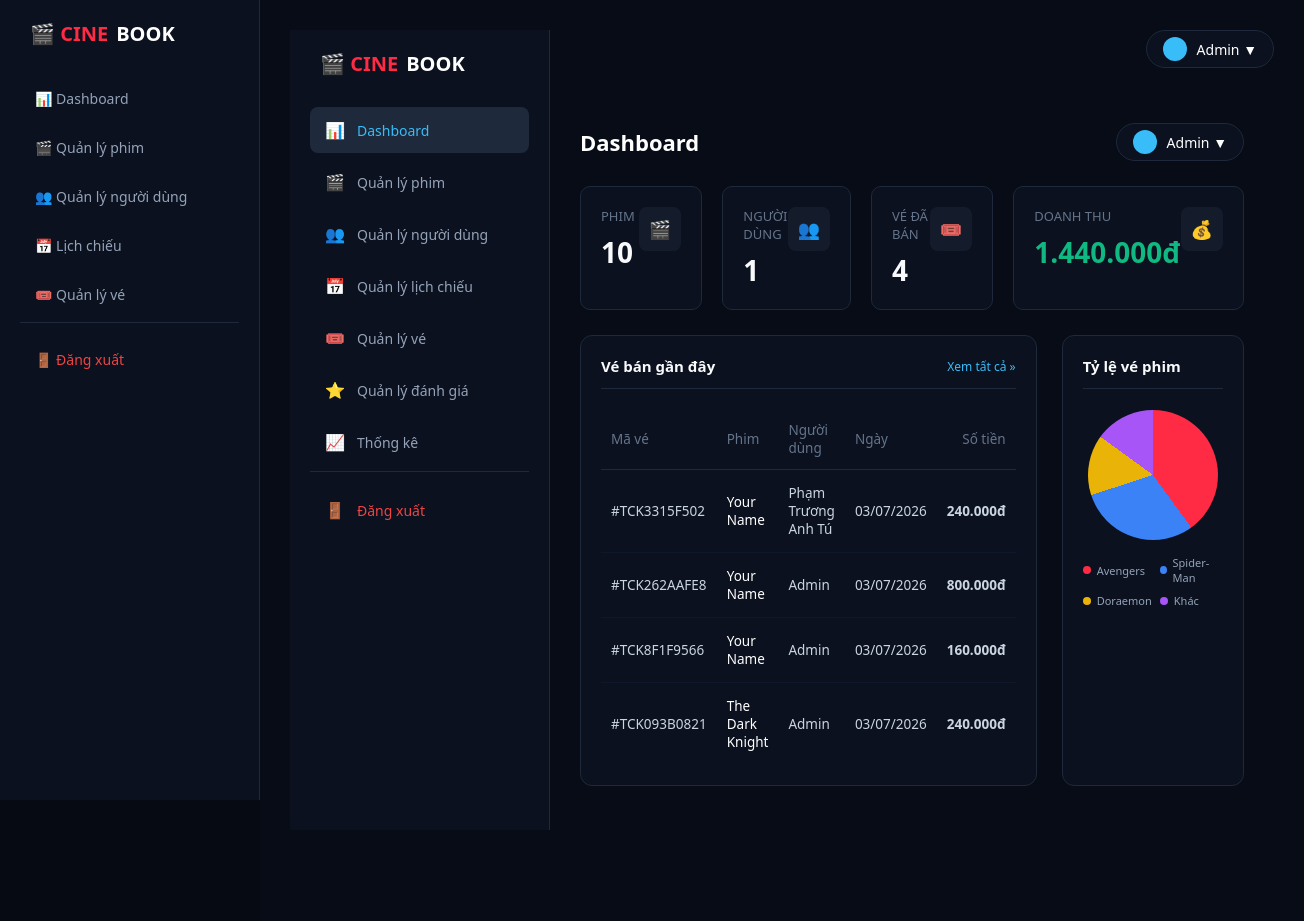
Screenshot of /account/admin/dashboard.php with the database file from the repository.
### tables this page shows
CREATE TABLE `bookings` (
  `id` int(11) NOT NULL,
  `user_id` int(11) NOT NULL,
  `showtime_id` int(11) NOT NULL,
  `total_price` decimal(10,2) NOT NULL,
  `status` enum('pending','paid','cancelled') DEFAULT 'pending',
  `created_at` timestamp NOT NULL DEFAULT current_timestamp(),
  `ticket_code` varchar(50) DEFAULT NULL
);

CREATE TABLE `movies` (
  `id` int(11) NOT NULL,
  `title` varchar(255) NOT NULL,
  `description` text DEFAULT NULL,
  `image` varchar(255) DEFAULT NULL,
  `video` varchar(255) DEFAULT NULL,
  `year` year(4) DEFAULT NULL,
  `category` varchar(100) DEFAULT NULL,
  `views` int(11) DEFAULT 0,
  `created_at` timestamp NOT NULL DEFAULT current_timestamp()
);

CREATE TABLE `users` (
  `id` int(11) NOT NULL,
  `fullname` varchar(255) NOT NULL,
  `username` varchar(100) NOT NULL,
  `email` varchar(255) NOT NULL,
  `phone` varchar(20) DEFAULT NULL,
  `password` varchar(255) NOT NULL,
  `avatar` varchar(255) DEFAULT 'default.png',
  `role` enum('admin','user') DEFAULT 'user',
  `status` enum('active','locked') DEFAULT 'active',
  `remember_token` varchar(255) DEFAULT NULL,
  `created_at` timestamp NOT NULL DEFAULT current_timestamp(),
  `updated_at` timestamp NULL DEFAULT NULL ON UPDATE current_timestamp(),
  `login_attempts` int(11) DEFAULT 0,
  `lock_time` datetime DEFAULT NULL
);

### account/admin/dashboard.php (the view, shortened to what this page needs)
<?php
$host = "localhost";
$user = "root";
$pass = "";
$dbname = "movie_website";
try {
    $conn = new PDO("mysql:host=$host;dbname=$dbname;charset=utf8", $user, $pass);
    $conn->setAttribute(PDO::ATTR_ERRMODE, PDO::ERRMODE_EXCEPTION);
} catch(PDOException $e) {
    die("Kết nối database thất bại: " . $e->getMessage());
}
$total_movies = $conn->query("SELECT COUNT(*) FROM `movies`")->fetchColumn();
$total_users = $conn->query("SELECT COUNT(*) FROM `users` WHERE `role` = 'user'")->fetchColumn();
$total_bookings = $conn->query("SELECT COUNT(*) FROM `bookings` WHERE `status` = 'paid'")->fetchColumn();
$total_revenue = $conn->query("SELECT SUM(`total_price`) FROM `bookings` WHERE `status` = 'paid'")->fetchColumn() ?? 0;
$query_recent = "SELECT b.ticket_code, m.title AS movie_title, u.fullname, b.created_at, b.total_price
                 FROM bookings b
                 JOIN showtimes s ON b.showtime_id = s.id
                 JOIN movies m ON s.movie_id = m.id
                 JOIN users u ON b.user_id = u.id
                 WHERE b.status = 'paid'
                 ORDER BY b.created_at DESC
                 LIMIT 5";
$stmt_recent = $conn->query($query_recent);
$recent_bookings = $stmt_recent->fetchAll(PDO::FETCH_ASSOC);
include_once 'includes/header.php';
?>
<!DOCTYPE html>
<html lang="vi">
<head>
</head>
<body>
    <div class="sidebar">
        <div class="sidebar-brand">
            🎬 CINE<span>BOOK</span>
        </div>
        <ul class="menu-group">
            <li class="menu-item active"><a href="dashboard.php"><span class="icon">📊</span> Dashboard</a></li>
            <li class="menu-item"><a href="movies.php"><span class="icon">🎬</span> Quản lý phim</a></li>
            <li class="menu-item"><a href="users.php"><span class="icon">👥</span> Quản lý người dùng</a></li>
            <li class="menu-item"><a href="#"><span class="icon">📅</span> Quản lý lịch chiếu</a></li>
            <li class="menu-item"><a href="#"><span class="icon">🎟️</span> Quản lý vé</a></li>
            <li class="menu-item"><a href="#"><span class="icon">⭐</span> Quản lý đánh giá</a></li>
            <li class="menu-item"><a href="#"><span class="icon">📈</span> Thống kê</a></li>
            <li class="menu-item logout-btn"><a href="../logout.php" style="color: #ef4444;"><span class="icon">🚪</span> Đăng xuất</a></li>
        </ul>
    </div>
    <div class="main-content">
        <div class="top-header">
            <h2>Dashboard</h2>
            <div class="admin-profile">
                <span class="admin-avatar"></span>
                <span>Admin ▼</span>
            </div>
        </div>
        <div class="stats-container">
            <div class="stat-card">
                <div class="stat-info">
                    <div class="stat-label">Phim</div>
                    <div class="stat-value"><?= number_format($total_movies) ?></div>
                </div>
                <div class="stat-icon">🎬</div>
            </div>
            <div class="stat-card">
                <div class="stat-info">
                    <div class="stat-label">Người dùng</div>
                    <div class="stat-value"><?= number_format($total_users) ?></div>
                </div>
                <div class="stat-icon">👥</div>
            </div>
            <div class="stat-card">
                <div class="stat-info">
                    <div class="stat-label">Vé đã bán</div>
                    <div class="stat-value"><?= number_format($total_bookings) ?></div>
                </div>
                <div class="stat-icon">🎟️</div>
            </div>
            <div class="stat-card revenue">
                <div class="stat-info">
                    <div class="stat-label">Doanh thu</div>
                    <div class="stat-value"><?= number_format($total_revenue, 0, ',', '.') ?>đ</div>
                </div>
                <div class="stat-icon" style="color: #10b981;">💰</div>
            </div>
        </div>
        <div class="details-grid">
            <div class="content-box">
                <div class="box-header">
                    <div class="box-title">Vé bán gần đây</div>
                    <a href="#" class="box-link">Xem tất cả &raquo;</a>
                </div>
                <table class="data-table">
                    <thead>
                        <tr>
                            <th>Mã vé</th>
                            <th>Phim</th>
                            <th>Người dùng</th>
                            <th>Ngày</th>
                            <th style="text-align: right;">Số tiền</th>
                        </tr>
                    </thead>
                    <tbody>
                        <?php if (count($recent_bookings) > 0): ?>
                            <?php foreach ($recent_bookings as $row): ?>
                                <tr>
                                    <td class="ticket-code">#<?= htmlspecialchars($row['ticket_code']) ?></td>
                                    <td style="font-weight: 500; color: #fff;"><?= htmlspecialchars($row['movie_title']) ?></td>
                                    <td><?= htmlspecialchars($row['fullname']) ?></td>
                                    <td><?= date('d/m/Y', strtotime($row['created_at'])) ?></td>
                                    <td class="price-text"><?= number_format($row['total_price'], 0, ',', '.') ?>đ</td>
                                </tr>
                            <?php endforeach; ?>
                        <?php else: ?>
                            <tr>
                                <td colspan="5" style="text-align: center; color: #64748b; padding: 30px;">Không có giao dịch nào gần đây.</td>
                            </tr>
                        <?php endif; ?>
                    </tbody>
                </table>
            </div>
            <div class="content-box">
                <div class="box-header">
                    <div class="box-title">Tỷ lệ vé phim</div>
                </div>
                <div class="chart-container">
                    <div class="pie-chart"></div>
                    <div class="chart-legends">
                        <div class="legend-item"><span class="color-dot" style="background:#ff2a43;"></span> Avengers</div>
                        <div class="legend-item"><span class="color-dot" style="background:#3b82f6;"></span> Spider-Man</div>
                        <div class="legend-item"><span class="color-dot" style="background:#eab308;"></span> Doraemon</div>
                        <div class="legend-item"><span class="color-dot" style="background:#a855f7;"></span> Khác</div>
                    </div>
                </div>
            </div>
        </div>
    </div>
</body>
</html>
<?php
include_once 'includes/footer.php';
?>

### account/admin/includes/header.php (style rules this page uses)
* { box-sizing: border-box; font-family: 'Segoe UI', Tahoma, Geneva, Verdana, sans-serif; margin: 0; padding: 0; }
body { background-color: #060b13; color: #fff; display: flex; min-height: 100vh; overflow-x: hidden; }
.sidebar { width: 260px; background-color: #0b111e; border-right: 1px solid #1e293b; padding: 20px; display: flex; flex-direction: column; position: fixed; height: 100vh; }
.sidebar-brand { display: flex; align-items: center; gap: 8px; font-size: 20px; font-weight: bold; color: #ff2a43; margin-bottom: 30px; padding-left: 10px; }
.sidebar-brand span { color: #fff; }
.menu-group { list-style: none; display: flex; flex-direction: column; gap: 6px; }
.menu-item a { display: flex; align-items: center; gap: 12px; color: #94a3b8; text-decoration: none; padding: 12px 15px; border-radius: 8px; font-size: 14px; transition: all 0.2s; }
.menu-item.active a, .menu-item a:hover { background-color: #1e293b; color: #38bdf8; font-weight: 500; }
.logout-btn { margin-top: auto; padding-top: 15px; }
.main-content { flex: 1; background-color: #070c16; padding: 30px; margin-left: 260px; display: flex; flex-direction: column; gap: 25px; min-height: 100vh; }
.top-header { display: flex; justify-content: space-between; align-items: center; }
.top-header h2 { font-size: 22px; font-weight: 600; color: #fff; }
.admin-profile { display: flex; align-items: center; gap: 10px; background: #0b111e; padding: 6px 16px; border-radius: 20px; border: 1px solid #1e293b; font-size: 14px; }
.admin-avatar { width: 24px; height: 24px; background: #38bdf8; border-radius: 50%; display: inline-block; }

### rows the page displays
bookings: ticket_code "TCK3315F502", movies.title "Your Name", user.fullname "Phạm Trương Anh Tú", created_at "03/07/2026", total_price "240.000"
bookings: ticket_code "TCK262AAFE8", movies.title "Your Name", user.fullname "Admin", created_at "03/07/2026", total_price "800.000"
bookings: ticket_code "TCK8F1F9566", movies.title "Your Name", user.fullname "Admin", created_at "03/07/2026", total_price "160.000"
bookings: ticket_code "TCK093B0821", movies.title "The Dark Knight", user.fullname "Admin", created_at "03/07/2026", total_price "240.000"

### other values shown
$total_movies "10"
$total_users "1"
$total_bookings "4"
$total_revenue "1.440.000"
